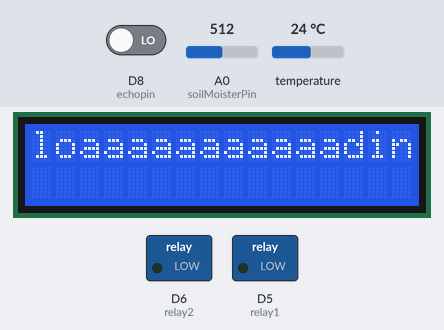
The sketch below on a simulated ESP8266 (NodeMCU). Parts: 16×2 character LCD, switched loads named in the sketch (green lamp = pin HIGH). Inputs (shaded band) come from the test bench; at power-on: A0 (soilMoisterPin) = 512, temperature 24 °C, D8 (echopin) LOW. WiFi joins after 1.5 s; servers stay silent unless stated; the local clock reads 2024-03-15 10:24:30 at power-on unless the sketch sets it; what the sketch prints to the serial monitor is not drawn.

Above: at 1.9 s.
3.7 s: A0 (soilMoisterPin) set to 606
16.1 s: A0 (soilMoisterPin) set to 629
At 25.9 s:
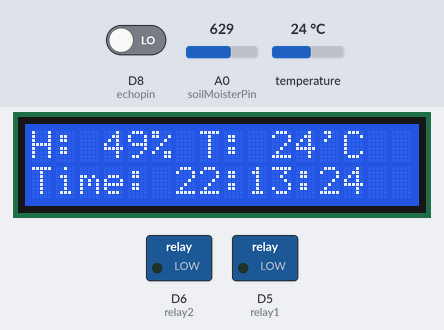
27.0 s: A0 (soilMoisterPin) set to 511
At 33.4 s:
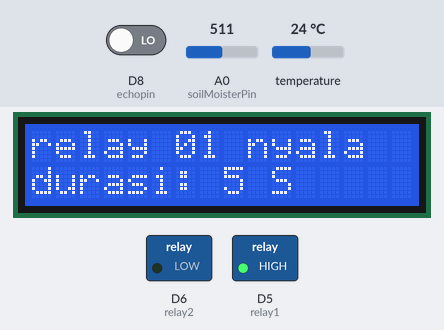
39.3 s: temperature set to 12 °C
At 46.1 s:
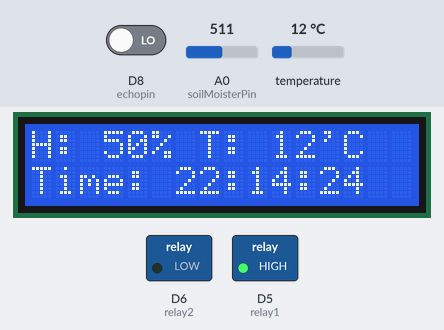
46.7 s: temperature set to 19 °C
At 53.2 s:
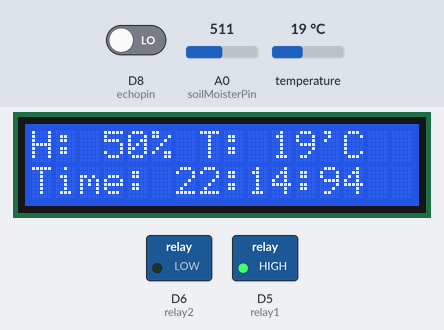
54.0 s: temperature set to 28 °C
At 60.3 s:
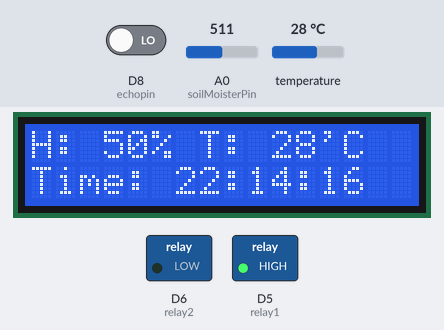
Timing chart, 0 to 61.8 s (numbered marks = the images above; inputs shaded):
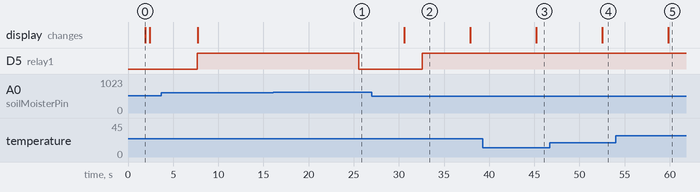

Measured:
- the behaviour switches between 613 and 614 on A0 (soilMoisterPin) (found by bisection; images 0 and 1)
- after the input at 16.1 s, D5 (relay1): HIGH → LOW after 9.5 s
- after the input at 27.0 s, D5 (relay1): goes on until 32.6 s, then stays HIGH
- after the input at 39.3 s, the display: changes after 5.9 s (image 3)
- after the input at 46.7 s, the display: changes after 5.8 s (image 4)
- after the input at 54.0 s, the display: changes after 5.8 s (image 5)
- what the display in image 0 shows lasts 0.5 s, from 1.9 s to 2.4 s

The sketch:

irrigation_with_fuzzy.ino
```cpp
#include <FuzzyRule.h>
#include <FuzzyComposition.h>
#include <Fuzzy.h>
#include <FuzzyRuleConsequent.h>
#include <FuzzyOutput.h>
#include <FuzzyInput.h>
#include <FuzzyIO.h>
#include <FuzzySet.h>
#include <FuzzyRuleAntecedent.h>


#define BLYNK_PRINT Serial
#include <ESP8266WiFi.h>
#include <BlynkSimpleEsp8266.h>

char auth[] = "0I479VBSx9O4IwJcURPtrKRsNARaKTRo";
char ssid[] = "Galaxy M21233A";
char pass[] = "ladakusajiku";

/* OLED */
//#include <ACROBOTIC_SSD1306.h> // library for OLED: SCL ==> D1; SDA ==> D2
#include <SPI.h>
#include <Wire.h>

//define Trig and Echo HC-SR04
#define trigpin D7
#define echopin D8
long duration;
int distance;
void sensorping();

/* RTC DS3231*/
#include "RTClib.h"
#include <LiquidCrystal_I2C.h> // Library for LCD
LiquidCrystal_I2C lcd(0x27, 16, 2);
RTC_DS3231 RTC;
void getRTCdata();
//notif
#define BLYNK_MAX_SENDBYTES 256 //default 128

/* Soil Moister */
void getSoilMoisterData();
void getTempData();
void displayData();
#define soilMoisterPin A0
#define soilMoisterVcc D1
int soilMoister = 0;
int sensorValue;

/* DS18B0 Temp Sensor */
#include <OneWire.h>
#include <DallasTemperature.h>
#define ONE_WIRE_BUS 0 //D4
OneWire oneWire(ONE_WIRE_BUS);
DallasTemperature sensor(&oneWire);

//button Bylnk
BlynkTimer timer;
void checkPhysicalButton();
int relay1State = LOW;
int pushButton1State = HIGH;
#define VPIN_BUTTON_1    V12
#define PUSH_BUTTON_1     D4   //D4

/*pump orange=VCC kuning=in2 green=in1 gnd=blue*/
#include <Adafruit_MotorShield.h>
//int relayInput = D5;
//int relayInputA = D6;
const int relay1 = D5; //pin2
const int relay2 = D6; //pin3
int relayON = LOW; //relay nyala
int relayOFF = HIGH; //relay mati
//Adafruit_MotorShield AFMS = Adafruit_MotorShield();
//Adafruit_DCMotor *relayInput = AFMS.getMotor(0);
//

int Humidity;
int temperature;
float output;
unsigned long timeNow;
unsigned long timeLast;

Fuzzy* fuzzy = new Fuzzy();

// Creating fuzzification of Temperature
FuzzySet* dingin = new FuzzySet(0, 0, 20, 30);
FuzzySet* normal = new FuzzySet(25, 30, 30, 35);
FuzzySet* panas = new FuzzySet(30, 35, 40, 40);

// creating fuzzification of Humidity

FuzzySet* kering = new FuzzySet(0, 0, 237, 380);
FuzzySet* lembab = new FuzzySet(237, 380, 380, 712);
FuzzySet* basah = new FuzzySet(570, 712, 950, 950);

// Fuzzy output watering duration

FuzzySet* cepat = new FuzzySet(0, 3, 3, 5);
FuzzySet* lumayan = new FuzzySet(3, 5, 5, 7);
FuzzySet* lama = new FuzzySet(5, 7, 7, 10);


void setup()
{
  //Blynk debug console
  Blynk.begin(auth, ssid, pass);
  timeNow = millis();

  pinMode(relay1, OUTPUT);
  pinMode(relay2, OUTPUT);

  pinMode(trigpin, OUTPUT);
  pinMode(echopin, INPUT);
  //AFMS.begin();
  sensor.begin();
  Serial.begin(115200);
//  dht.begin();
//  oledStart();
  digitalWrite (soilMoisterVcc, LOW);
  RTC.begin();
  lcd.begin();
  Wire.begin(4,5);
  lcd.backlight();
  RTC.adjust(DateTime(__DATE__, __TIME__));
  Serial.print('Time and date set');
  lcd.setCursor(0, 0);
  lcd.print("loaaaaaaaaaaading");
  Serial.print("Real Time Clock");
  delay(500);
  lcd.clear();

  FuzzyInput* suhu = new FuzzyInput(1);

    suhu->addFuzzySet(dingin);
    suhu->addFuzzySet(normal);
    suhu->addFuzzySet(panas);

    fuzzy->addFuzzyInput(suhu);


    FuzzyInput* kelembapan = new FuzzyInput(2);

    kelembapan->addFuzzySet(kering);
    kelembapan->addFuzzySet(lembab);
    kelembapan->addFuzzySet(basah);

    fuzzy->addFuzzyInput(kelembapan);

    FuzzyOutput* WaktuPengairan = new FuzzyOutput(1);

    WaktuPengairan->addFuzzySet(cepat);
    WaktuPengairan->addFuzzySet(lumayan);
    WaktuPengairan->addFuzzySet(lama);

    fuzzy->addFuzzyOutput(WaktuPengairan);


    //fuzzy rule

    FuzzyRuleConsequent* thenCepat = new FuzzyRuleConsequent();
    thenCepat->addOutput(cepat);
    FuzzyRuleConsequent* thenLumayan = new FuzzyRuleConsequent();
    thenLumayan->addOutput(lumayan);
    FuzzyRuleConsequent* thenLama = new FuzzyRuleConsequent();
    thenLama->addOutput(lama);

    FuzzyRuleAntecedent* ifDinginDanBasah = new FuzzyRuleAntecedent();
    ifDinginDanBasah->joinWithAND(dingin, basah);

    FuzzyRule* fuzzyRule01 = new FuzzyRule(1, ifDinginDanBasah, thenCepat);
    fuzzy->addFuzzyRule(fuzzyRule01);


    FuzzyRuleAntecedent* ifDinginLembab = new FuzzyRuleAntecedent();
    ifDinginLembab->joinWithAND(dingin, lembab);

    FuzzyRule* fuzzyRule02 = new FuzzyRule(2, ifDinginLembab, thenCepat);
    fuzzy->addFuzzyRule(fuzzyRule02);

    FuzzyRuleAntecedent* ifDinginKering = new FuzzyRuleAntecedent();
    ifDinginKering->joinWithAND(dingin, kering);


    FuzzyRule* fuzzyRule03 = new FuzzyRule(3, ifDinginKering, thenLumayan);
    fuzzy->addFuzzyRule(fuzzyRule03);

    FuzzyRuleAntecedent* ifNormalBasah = new FuzzyRuleAntecedent();
    ifNormalBasah->joinWithAND(normal, basah);

    FuzzyRule* fuzzyRule04 = new FuzzyRule(4, ifNormalBasah, thenCepat);
    fuzzy->addFuzzyRule(fuzzyRule04);

    FuzzyRuleAntecedent* ifNormalLembab = new FuzzyRuleAntecedent();
    ifNormalLembab->joinWithAND(normal, lembab);

    FuzzyRule* fuzzyRule05 = new FuzzyRule(5, ifNormalLembab, thenLumayan);
    fuzzy->addFuzzyRule(fuzzyRule05);

    FuzzyRuleAntecedent* ifNormalKering = new FuzzyRuleAntecedent();
    ifNormalKering->joinWithAND(normal, kering);

    FuzzyRule* fuzzyRule06 = new FuzzyRule(6, ifNormalKering, thenLama);
    fuzzy->addFuzzyRule(fuzzyRule06);

    FuzzyRuleAntecedent* ifPanasBasah = new FuzzyRuleAntecedent();
    ifPanasBasah->joinWithAND(panas, basah);

    FuzzyRule* fuzzyRule07 = new FuzzyRule(7, ifPanasBasah, thenLumayan);
    fuzzy->addFuzzyRule(fuzzyRule07);

    FuzzyRuleAntecedent* ifPanasLembab = new FuzzyRuleAntecedent();
    ifPanasLembab->joinWithAND(panas, lembab);

    FuzzyRule* fuzzyRule08 = new FuzzyRule(8, ifPanasLembab, thenLumayan);
    fuzzy->addFuzzyRule(fuzzyRule08);

    FuzzyRuleAntecedent* ifPanasKering = new FuzzyRuleAntecedent();
    ifPanasKering->joinWithAND(panas, kering);

    FuzzyRule* fuzzyRule09 = new FuzzyRule(9, ifPanasKering, thenLama);
    fuzzy->addFuzzyRule(fuzzyRule09);

}

void loop()
{
  Blynk.run();
  timer.run();
//  getDhtData();
  getSoilMoisterData();
  getTempData();
  displayData();
  getRTCdata();
  DateTime now = RTC.now();
  int hum = sensorValue;
  int temp = temperature;
  int dur = ((output*1000)/1000);
  delay(2000); // delay for getting DHT22 data
 // Humidity = soilMoister.getCapacitance();


  fuzzy->setInput(1, temperature);
  fuzzy->setInput(2, soilMoister);

  fuzzy->fuzzify();
  output = fuzzy->defuzzify(1);

  //relayInput->run(FORWARD);
  if (sensorValue < 40 ){
  digitalWrite(relay1, relayON);
  Serial.print("pompa nyala selama : ");
  Serial.print(output);
  Serial.println(" ");
  delay(output*1000);
  //LCD blynk
  Blynk.virtualWrite(V9, (output*1000)/1000); //v5
  lcd.setCursor(0, 0);
  lcd.print("relay 01 nyala");
  lcd.setCursor(0, 1);
  lcd.print("durasi: ");
  lcd.print(dur);
  lcd.print(" S   ");
  delay(2000);
//  lcd.clear();


  digitalWrite(relay1, relayOFF);
  Serial.println("pump mati");
 // Blynk.virtualWrite(V5, relayInput); //v5
  }
  if (sensorValue > 40 ){

  //relayInput->run(RELEASE);
  digitalWrite(relay1, relayOFF);
  Serial.println("pump mati");
  //Blynk.virtualWrite(V5, relayInput); //v5
  //LCD//
  lcd.setCursor(0, 0);
  lcd.print("H: ");
  lcd.print(hum);
  lcd.print("%");
  lcd.print(" T: ");
  lcd.print(temp);
  lcd.print("'C");

 // lcd.setCursor(5, 1);
 // lcd.print(now.year(), DEC);
 // lcd.print(":");
 // lcd.print(now.month(), DEC);
 // lcd.print(":");
 // lcd.print(now.day(), DEC);

  lcd.setCursor(0, 1);
  lcd.print ("Time: ");
  lcd.setCursor(6, 1);
  lcd.print(now.hour(), DEC);
  lcd.print(":");
  lcd.print(now.minute(), DEC);
  lcd.print(":");
  lcd.print(now.second(), DEC);
  delay(2000);
  //lcd.clear();
  }
  timeLast = timeNow;
}


// When App button is pushed - switch the state

BLYNK_WRITE(VPIN_BUTTON_1) {
  relay1State = param.asInt();
  digitalWrite(relay2, relay1State);
  Serial.println("pump diaktifkan manual");
  Blynk.notify("pompa nyala {relay2} manual");
//    lcd.setCursor(0, 0);
//    lcd.print("relay 2 nyala");
//    lcd.setCursor(0, 1);
//    lcd.print("manual");
//    lcd.clear();
//    delay(1000);
}

void checkPhysicalButton()
{
  if (digitalRead(PUSH_BUTTON_1) == LOW) {
    // pushButton1State is used to avoid sequential toggles
    if (pushButton1State != LOW) {

      // Toggle Relay state
      relay1State = !relay1State;
      digitalWrite(relay2, relay1State);
      Serial.println("pump diaktifkan manual");
//        lcd.setCursor(0, 0);
//        lcd.print("relay 2 nyala");
//        lcd.setCursor(0, 1);
//        lcd.print("manual");
//        lcd.clear();
//        delay(1000);
      // Update Button Widget
      Blynk.virtualWrite(VPIN_BUTTON_1, relay1State);
      Serial.println("pump diaktifkan manual");
      Blynk.notify("pompa nyala {relay2} manual");
    }
    pushButton1State = LOW;
  } else {
    pushButton1State = HIGH;
  }
}

void getRTCdata(void)//tampil LCD
{
  DateTime now = RTC.now();
  int hum = sensorValue;
  int temp = temperature;

////  if ( relay1 = LOW)
////     {
////    lcd.setCursor(0, 0);
////    lcd.print("relay 1 nyala");
////    lcd.setCursor(0, 1);
////    lcd.print("durasi : ");
////    lcd.print(output*1000);
////    lcd.clear();
////    }
//  //if ( digitalWrite(relay1, HIGH))
// // {
//  lcd.setCursor(0, 0);
//  lcd.print("H: ");
//  lcd.print(hum);
//  lcd.print("%");
//  lcd.print(" T: ");
//  lcd.print(temp);
//  lcd.print("'C");
//
// // lcd.setCursor(5, 1);
// // lcd.print(now.year(), DEC);
// // lcd.print(":");
// // lcd.print(now.month(), DEC);
// // lcd.print(":");
// // lcd.print(now.day(), DEC);
//
//  lcd.setCursor(0, 1);
//  lcd.print ("Time: ");
//  lcd.setCursor(6, 1);
//  lcd.print(now.hour(), DEC);
//  lcd.print(":");
//  lcd.print(now.minute(), DEC);
//  lcd.print(":");
//  lcd.print(now.second(), DEC);
//  delay(2500);
//  lcd.clear();
// // }
}

/***************************************************
 * Start OLED
 **************************************************/
void oledStart(void)
{
  Wire.begin();
}

void getTempData(void)
{
  //temprature
  sensor.requestTemperatures();                // Send the command to get temperatures
  temperature = sensor.getTempCByIndex(0);
  delay(500);
  Blynk.virtualWrite(V11, temperature); //v11
  //
}

void sensorping ()
{
  digitalWrite(trigpin, LOW);
  delayMicroseconds(5);
  digitalWrite(trigpin, HIGH);
  delayMicroseconds(10);
  digitalWrite(trigpin, LOW);
}
/***************************************************
 * Get DHT data
 **************************************************/


/***************************************************
 * Get Soil Moister Sensor data
 **************************************************/
void getSoilMoisterData(void)
{
  sensorValue = ( 100.00 - ( (analogRead(soilMoister) / 1023.00) * 100.00) );
  Blynk.virtualWrite(V10, sensorValue); //v11
}

/***************************************************
 * Display data at Serial Monitora & OLED Display
 **************************************************/
void displayData(void)
{
  Serial.println("==========================");
  //soil moister
  Serial.print("Kelembaban tanah :  ");
  Serial.print(sensorValue);
  Serial.println("%");

  //ping
  duration = pulseIn(echopin, HIGH);
  // Calculate the distance:
  distance = duration * 0.034 / 2;
  // Print the distance on the Serial Monitor (Ctrl+Shift+M):
  Serial.print("Jarak = ");
  Serial.print(distance);
  Serial.println(" cm");

  //RTC
  DateTime now = RTC.now();
  Serial.print(now.year(), DEC);
  Serial.print('/');
  Serial.print(now.month(), DEC);
  Serial.print('/');
  Serial.print(now.day(), DEC);
  Serial.print(' ');
  Serial.print(now.hour(), DEC);
  Serial.print(':');
  Serial.print(now.minute(), DEC);
  Serial.print(':');
  Serial.print(now.second(), DEC);
  Serial.println();

  //temp
  Serial.print("Temperatur:  ");
  Serial.print(sensor.getTempCByIndex(0));   // Why "byIndex"? You can have more than one IC on the same bus. 0 refers to the first IC on the wire
  Serial.println(" ºC");
  Serial.println("==========================");
  delay(1000);
}

//void sendUptime()
//{

//}

BLYNK_CONNECTED() {

  // Request the latest state from the server

  Blynk.syncVirtual(VPIN_BUTTON_1);
   Blynk.virtualWrite(V11, temperature); //v11
 // Blynk.syncVirtual(VPIN_BUTTON_2);
 //  Blynk.syncVirtual(VPIN_BUTTON_3);
  //Blynk.syncVirtual(VPIN_BUTTON_4);

  // Alternatively, you could override server state using:
 // Blynk.virtualWrite(VPIN_BUTTON_1, relay1State);
 // Blynk.virtualWrite(VPIN_BUTTON_2, relay2State);
 // Blynk.virtualWrite(VPIN_BUTTON_3, relay3State);
 // Blynk.virtualWrite(VPIN_BUTTON_4, relay4State);

}
/***************************************************
 * Clear OLED Display
 **************************************************/
```
